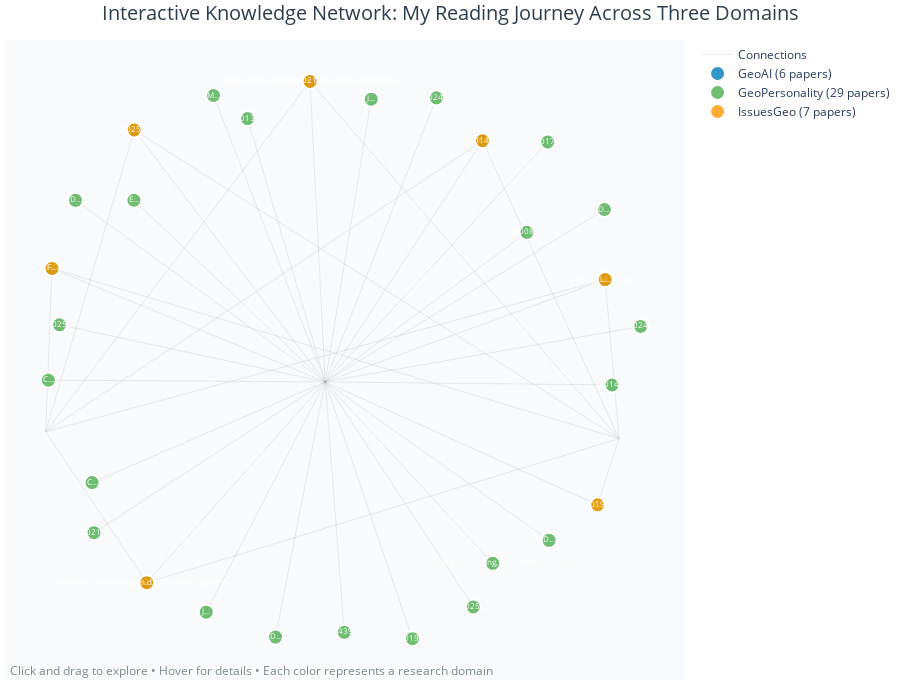

Write notebook code for a chart like this one.
### Code cell
# Create Interactive Network Visualization
def create_interactive_network(G, df_papers):
    """Create an interactive network visualization using Plotly"""
    
    # Calculate layout positions
    pos = nx.spring_layout(G, k=3, iterations=50, seed=42)
    
    # Prepare node traces
    node_traces = {}
    
    for domain in ['GeoAI', 'GeoPersonality', 'IssuesGeo']:
        domain_papers = df_papers[df_papers['domain'] == domain]
        node_traces[domain] = {
            'x': [],
            'y': [],
            'text': [],
            'customdata': [],
            'hovertemplate': []
        }
        
        for _, paper in domain_papers.iterrows():
            if paper['id'] in pos:
                x, y = pos[paper['id']]
                node_traces[domain]['x'].append(x)
                node_traces[domain]['y'].append(y)
                
                # Create hover text
                hover_text = f"<b>{paper['title']}</b><br>"
                hover_text += f"Author: {paper['author']}<br>"
                hover_text += f"Year: {paper['year']}<br>"
                hover_text += f"Venue: {paper['venue']}<br>"
                hover_text += f"Domain: {paper['domain']}"
                
                node_traces[domain]['text'].append(paper['title'][:50] + "...")
                node_traces[domain]['customdata'].append({
                    'title': paper['title'],
                    'author': paper['author'],
                    'year': paper['year'],
                    'venue': paper['venue'],
                    'citation': paper['full_citation'],
                    'url': paper['url']
                })
                node_traces[domain]['hovertemplate'].append(hover_text)
    
    # Create edge traces
    edge_x = []
    edge_y = []
    
    for edge in G.edges():
        if edge[0] in pos and edge[1] in pos:
            x0, y0 = pos[edge[0]]
            x1, y1 = pos[edge[1]]
            edge_x.extend([x0, x1, None])
            edge_y.extend([y0, y1, None])
    
    # Create the plotly figure
    fig = go.Figure()
    
    # Add edges
    fig.add_trace(go.Scatter(
        x=edge_x, y=edge_y,
        line=dict(width=0.5, color='rgba(125,125,125,0.3)'),
        hoverinfo='none',
        mode='lines',
        name='Connections'
    ))
    
    # Add nodes for each domain
    colors = ['#007cba', '#4CAF50', '#FF9800']
    domains = ['GeoAI', 'GeoPersonality', 'IssuesGeo']
    
    for i, domain in enumerate(domains):
        if node_traces[domain]['x']:  # Only add if there are papers
            fig.add_trace(go.Scatter(
                x=node_traces[domain]['x'],
                y=node_traces[domain]['y'],
                mode='markers+text',
                marker=dict(
                    size=15,
                    color=colors[i],
                    opacity=0.8,
                    line=dict(width=2, color='white')
                ),
                text=node_traces[domain]['text'],
                textposition="middle center",
                textfont=dict(size=8, color='white'),
                customdata=node_traces[domain]['customdata'],
                hovertemplate='<b>%{customdata.title}</b><br>' +
                             'Author: %{customdata.author}<br>' +
                             'Year: %{customdata.year}<br>' +
                             'Venue: %{customdata.venue}<br>' +
                             '<extra></extra>',
                name=f'{domain} ({len(node_traces[domain]["x"])} papers)',
                showlegend=True
            ))
    
    # Update layout
    fig.update_layout(
        title=dict(
            text="Interactive Knowledge Network: My Reading Journey Across Three Domains",
            x=0.5,
            font=dict(size=20, color='#2c3e50')
        ),
        showlegend=True,
        hovermode='closest',
        margin=dict(b=20,l=5,r=5,t=40),
        annotations=[ dict(
            text="Click and drag to explore • Hover for details • Each color represents a research domain",
            showarrow=False,
            xref="paper", yref="paper",
            x=0.005, y=-0.002,
            xanchor='left', yanchor='bottom',
            font=dict(color='#7f8c8d', size=12)
        )],
        xaxis=dict(showgrid=False, zeroline=False, showticklabels=False),
        yaxis=dict(showgrid=False, zeroline=False, showticklabels=False),
        plot_bgcolor='rgba(248,249,250,0.8)',
        height=700
    )
    
    return fig

# Create and display the interactive network
print("🎨 Creating interactive network visualization...")
fig_network = create_interactive_network(network_graph, df_papers)
fig_network.show()

print("✅ Interactive network created! Hover over nodes to see paper details.")

### Figure 1 — Plotly figure (JSON) as saved in the notebook; plotly's stock layout.template omitted (floating-point values rounded to 4 significant figures)
{"data": [{"hoverinfo": "none", "line": {"color": "rgba(125,125,125,0.3)", "width": 0.5}, "mode": "lines", "name": "Connections", "type": "scatter", "x": [-0.08788, -0.9575, null, -0.08788, -0.03799, null, -0.08788, 0.929, null, 0.8832, -0.9575, null, 0.8832, -0.03799, null, 0.8832, 0.929, null, -0.6251, -0.9575, null, -0.6251, -0.03799, null, -0.6251, 0.929, null, -0.9368, -0.9575, null, -0.9368, -0.03799, null, -0.9368, 0.929, null, 0.4796, -0.9575, null, 0.4796, -0.03799, null, 0.4796, 0.929, null, -0.6664, -0.9575, null, -0.6664, -0.03799, null, -0.6664, 0.929, null, 0.8582, -0.03799, null, 0.8582, 0.929, null, -0.4294, -0.03799, null, -0.6673, -0.03799, null, 0.5132, -0.03799, null, 0.4493, -0.03799, null, -0.8049, -0.03799, null, 0.1134, -0.03799, null, -0.9121, -0.03799, null, 0.249, -0.03799, null, 0.6987, -0.03799, null, -0.4054, -0.03799, null, 0.8808, -0.03799, null, -0.2013, -0.03799, null, 0.9059, -0.03799, null, -0.9489, -0.03799, null, -0.8595, -0.03799, null, -0.2934, -0.03799, null, 0.6257, -0.03799, null, 0.02464, -0.03799, null, 1, -0.03799, null, 0.6941, -0.03799, null, 0.3278, -0.03799, null, -0.7988, -0.03799, null], "y": [0.9494, -0.275, null, 0.9494, -0.1007, null, 0.9494, -0.2992, null, 0.2569, -0.275, null, 0.2569, -0.1007, null, 0.2569, -0.2992, null, -0.8025, -0.275, null, -0.8025, -0.1007, null, -0.8025, -0.2992, null, 0.2957, -0.275, null, 0.2957, -0.1007, null, 0.2957, -0.2992, null, 0.7419, -0.275, null, 0.7419, -0.1007, null, 0.7419, -0.2992, null, 0.7796, -0.275, null, 0.7796, -0.1007, null, 0.7796, -0.2992, null, -0.5304, -0.1007, null, -0.5304, -0.2992, null, -0.9056, -0.1007, null, 0.5339, -0.1007, null, -0.7349, -0.1007, null, -0.8872, -0.1007, null, -0.4527, -0.1007, null, 0.8871, -0.1007, null, 0.09867, -0.1007, null, -0.998, -0.1007, null, -0.6543, -0.1007, null, 0.9, -0.1007, null, 0.5016, -0.1007, null, -0.9926, -0.1007, null, -0.1117, -0.1007, null, -0.09464, -0.1007, null, 0.5337, -0.1007, null, 0.8195, -0.1007, null, 0.4221, -0.1007, null, -0.9759, -0.1007, null, 0.09305, -0.1007, null, 0.7379, -0.1007, null, 0.8919, -0.1007, null, -0.6276, -0.1007, null]}, {"customdata": [{"author": "Brown, C.", "citation": "Brown, C. F., Kazmierski, M. R., Pasquarella, V. J., Rucklidge, W. J., Samsikova, M., Zhang, C., Shelhamer, E., Lahera, E., Wiles, O., Ilyushchenko, S., Gorelick, N., Zhang, L. L., Alj, S., Schechter, E., Askay, S., Guinan, O., Moore, R., Boukouvalas, A., & Kohli, P. (2025).AlphaEarth Foundations: An embedding field model for accurate and efficient global mapping from sparse label data(No. arXiv:2507.22291). arXiv.https://doi.org/10.48550/arXiv.2507.22291", "title": "Brown, C. F., Kazmierski, M. R., Pasquarella, V. J., Rucklidge, W. J., Samsikova, M., Zhang, C., She...", "url": "https://doi.org/10.48550/arXiv.2507.22291", "venue": "AlphaEarth Foundations: An embedding field model for accurate and efficient global mapping from sparse label data", "year": 2025}, {"author": "Goodchild, M.", "citation": "Goodchild, M. F., & Janelle, D. G. (2004). Thinking Spatially in the Social Sciences. In M. F. Goodchild & D. G. Janelle (Eds.),Spatially Integrated Social Science(p. 0). Oxford University Press.https://doi.org/10.1093/oso/9780195152708.003.0001", "title": "G", "url": "https://doi.org/10.1093/oso/9780195152708.003.0001", "venue": "Spatially Integrated Social Science", "year": 2004}, {"author": "Goodchild, M.", "citation": "Goodchild, M. F., & Li, W. (2021). Replication across space and time must be weak in the social and environmental sciences.Proceedings of the National Academy of Sciences,118(35), e2015759118.https://doi.org/10.1073/pnas.2015759118", "title": "(2021)", "url": "https://doi.org/10.1073/pnas.2015759118", "venue": "Proceedings of the National Academy of Sciences", "year": 2021}, {"author": "Hu, Y.", "citation": "Hu, Y., Gao, S., Lunga, D., Li, W., Newsam, S., & Bhaduri, B. (2019). GeoAI at ACM SIGSPATIAL: Progress, challenges, and future directions.SIGSPATIAL Special,11(2), 5–15.https://doi.org/10.1145/3377000.3377002", "title": "(2019)", "url": "https://doi.org/10.1145/3377000.3377002", "venue": "SIGSPATIAL Special", "year": 2019}, {"author": "Janowicz, K.", "citation": "Janowicz, K., Gao, S., McKenzie, G., Hu, Y., & Bhaduri, B. (2020). GeoAI: Spatially explicit artificial intelligence techniques for geographic knowledge discovery and beyond.International Journal of Geographical Information Science,34(4), 625–636.https://doi.org/10.1080/13658816.2019.1684500", "title": "(2020)", "url": "https://doi.org/10.1080/13658816.2019.1684500", "venue": "International Journal of Geographical Information Science", "year": 2020}, {"author": "Jean, N.", "citation": "Jean, N., Wang, S., Samar, A., Azzari, G., Lobell, D., & Ermon, S. (2019). Tile2Vec: Unsupervised Representation Learning for Spatially Distributed Data.Proceedings of the AAAI Conference on Artificial Intelligence,33(01), 3967–3974.https://doi.org/10.1609/aaai.v33i01.33013967", "title": "(2019)", "url": "https://doi.org/10.1609/aaai.v33i01.33013967", "venue": "Proceedings of the AAAI Conference on Artificial Intelligence", "year": 2019}], "hovertemplate": "<b>%{customdata.title}</b><br>Author: %{customdata.author}<br>Year: %{customdata.year}<br>Venue: %{customdata.venue}<br><extra></extra>", "marker": {"color": "#007cba", "line": {"color": "white", "width": 2}, "opacity": 0.8, "size": 15}, "mode": "markers+text", "name": "GeoAI (6 papers)", "showlegend": true, "text": ["Brown, C. F., Kazmierski, M. R., Pasquarella, V. J...", "G...", "(2021)...", "(2019)...", "(2020)...", "(2019)..."], "textfont": {"color": "white", "size": 8}, "textposition": "middle center", "type": "scatter", "x": [-0.08788, 0.8832, -0.6251, -0.9368, 0.4796, -0.6664], "y": [0.9494, 0.2569, -0.8025, 0.2957, 0.7419, 0.7796]}, {"customdata": [{"author": "A theory of the emergence, persistence, and expression of geographic variation in psychological characteristics—University of Texas at Austin.", "citation": "A theory of the emergence, persistence, and expression of geographic variation in psychological characteristics—University of Texas at Austin. (n.d.). Retrieved August 31, 2025, fromhttps://search.lib.utexas.edu", "title": "A theory of the emergence, persistence, and expression of geographic variation in psychological char...", "url": "https://search.lib.utexas.edu", "venue": "A theory of the emergence, persistence, and expression of geographic variation in psychological characteristics—University of Texas at Austin", "year": null}, {"author": "Annual National Land Cover Database (NLCD) Collection 1 Products (ver.", "citation": "Annual National Land Cover Database (NLCD) Collection 1 Products (ver. 1.1, June 2025) | U.S. Geological Survey. (2025, January 18).https://www.usgs.gov/data/annual-national-land-cover-database-nlcd-collection-1-products", "title": "Geological Survey", "url": "https://www.usgs.gov/data/annual-national-land-cover-database-nlcd-collection-1-products", "venue": "Annual National Land Cover Database (NLCD) Collection 1 Products (ver. 1.1, June 2025) | U.S. Geological Survey", "year": null}, {"author": "Biljecki, F.", "citation": "Biljecki, F., & Ito, K. (2021). Street view imagery in urban analytics and GIS: A review.Landscape and Urban Planning,215, 104217.https://doi.org/10.1016/j.landurbplan.2021.104217", "title": "(2021)", "url": "https://doi.org/10.1016/j.landurbplan.2021.104217", "venue": "Landscape and Urban Planning", "year": 2021}, {"author": "Divided we stand: Three psychological regions of the United States and their political, economic, social, and health correlates.", "citation": "Divided we stand: Three psychological regions of the United States and their political, economic, social, and health correlates. - EBSCO. (n.d.). Retrieved August 31, 2025, fromhttps://research-ebsco-com.ezproxy.lib.utexas.edu/c/h67heq/viewer/pdf/5ifnwfqlhr?route=details", "title": "- EBSCO", "url": "https://research-ebsco-com.ezproxy.lib.utexas.edu/c/h67heq/viewer/pdf/5ifnwfqlhr?route=details", "venue": "Divided we stand: Three psychological regions of the United States and their political, economic, social, and health correlates. - EBSCO", "year": null}, {"author": "Ebert, T.", "citation": "Ebert, T., Gebauer, Jochen. E., Brenner, T., Bleidorn, W., Gosling, S. D., Potter, J., & Rentfrow, P. J. (2022). Are Regional Differences in Psychological Characteristics and Their Correlates Robust? Applying Spatial-Analysis Techniques to Examine Regional Variation in Personality.Perspectives on Psychological Science,17(2), 407–441.https://doi.org/10.1177/1745691621998326", "title": "J", "url": "https://doi.org/10.1177/1745691621998326", "venue": "Perspectives on Psychological Science", "year": 2022}, {"author": "Götz, F.", "citation": "Götz, F. M., Ebert, T., Gosling, S. D., Obschonka, M., Potter, J., & Rentfrow, P. J. (2021). Local housing market dynamics predict rapid shifts in cultural openness: A 9-year study across 199 cities.American Psychologist,76(6), 947–961.https://doi.org/10.1037/amp0000812", "title": "J", "url": "https://doi.org/10.1037/amp0000812", "venue": "American Psychologist", "year": 2021}, {"author": "Götz, F.", "citation": "Götz, F. M., Gosling, S. D., & Rentfrow, P. J. (2022). Small Effects: The Indispensable Foundation for a Cumulative Psychological Science.Perspectives on Psychological Science,17(1), 205–215.https://doi.org/10.1177/1745691620984483", "title": "J", "url": "https://doi.org/10.1177/1745691620984483", "venue": "Perspectives on Psychological Science", "year": 2022}, {"author": "Götz, F.", "citation": "Götz, F. M., Gosling, S. D., & Rentfrow, P. J. (2024). Effect sizes and what to make of them.Nature Human Behaviour,8(5), 798–800.https://doi.org/10.1038/s41562-024-01858-z", "title": "J", "url": "https://doi.org/10.1038/s41562-024-01858-z", "venue": "Nature Human Behaviour", "year": 2024}, {"author": "Götz, F.", "citation": "Götz, F. M., Montello, D. R., Varnum, M. E. W., Luca, D., & Kenrick, D. T. (2025). A unified framework integrating psychology and geography.Nature Human Behaviour, 1–13.https://doi.org/10.1038/s41562-025-02237-y", "title": "E", "url": "https://doi.org/10.1038/s41562-025-02237-y", "venue": "Nature Human Behaviour", "year": 2025}, {"author": "Ito, K.", "citation": "Ito, K., Kang, Y., Gosling, S. D., Potter, J., Yao, X., & Biljecki, F. (n.d.).Uncovering the Associations between Human Big Five Personality Traits and Built Environment Characteristics from Street View Imagery.", "title": "Ito, K., Kang, Y., Gosling, S. D., Potter, J., Yao, X., & Biljecki, F. (n.d.).Uncovering the Associa...", "url": null, "venue": "Uncovering the Associations between Human Big Five Personality Traits and Built Environment Characteristics from Street View Imagery", "year": null}, {"author": "Ito, K.", "citation": "Ito, K., Zhu, Y., Abdelrahman, M., Liang, X., Fan, Z., Hou, Y., Zhao, T., Ma, R., Fujiwara, K., Ouyang, J., Quintana, M., & Biljecki, F. (2025). ZenSVI: An open-source software for the integrated acquisition, processing and analysis of street view imagery towards scalable urban science.Computers, Environment and Urban Systems,119, 102283.https://doi.org/10.1016/j.compenvurbsys.2025.102283", "title": "(2025)", "url": "https://doi.org/10.1016/j.compenvurbsys.2025.102283", "venue": "Computers, Environment and Urban Systems", "year": 2025}, {"author": "Jiang, S.", "citation": "Jiang, S., Alves, A., Rodrigues, F., Ferreira, J., & Pereira, F. C. (2015). Mining point-of-interest data from social networks for urban land use classification and disaggregation.Computers, Environment and Urban Systems,53, 36–46.https://doi.org/10.1016/j.compenvurbsys.2014.12.001", "title": "C", "url": "https://doi.org/10.1016/j.compenvurbsys.2014.12.001", "venue": "Computers, Environment and Urban Systems", "year": 2015}, {"author": "Jokela, M.", "citation": "Jokela, M., Bleidorn, W., Lamb, M. E., Gosling, S. D., & Rentfrow, P. J. (2015). Geographically varying associations between personality and life satisfaction in the London metropolitan area.Proceedings of the National Academy of Sciences,112(3), 725–730.https://doi.org/10.1073/pnas.1415800112", "title": "J", "url": "https://doi.org/10.1073/pnas.1415800112", "venue": "Proceedings of the National Academy of Sciences", "year": 2015}, {"author": "Liu, L.", "citation": "Liu, L., Gu, X., Lan, M., Zhou, H., Chen, D., & Su, Z. (2025). Capturing the spatial arrangement of POIs in crime modeling.Computers, Environment and Urban Systems,117, 102245.https://doi.org/10.1016/j.compenvurbsys.2024.102245", "title": "(2025)", "url": "https://doi.org/10.1016/j.compenvurbsys.2024.102245", "venue": "Computers, Environment and Urban Systems", "year": 2025}, {"author": "Liu, X.", "citation": "Liu, X., Andris, C., & Rahimi, S. (2019). Place niche and its regional variability: Measuring spatial context patterns for points of interest with representation learning.Computers, Environment and Urban Systems,75, 146–160.https://doi.org/10.1016/j.compenvurbsys.2019.01.011", "title": "(2019)", "url": "https://doi.org/10.1016/j.compenvurbsys.2019.01.011", "venue": "Computers, Environment and Urban Systems", "year": 2019}, {"author": "Mewes, L.", "citation": "Mewes, L., Ebert, T., Obschonka, M., Rentfrow, P. J., Potter, J., & Gosling, S. D. (2022). Psychological Openness and the Emergence of Breakthrough vs. Incremental Innovations: A Regional Perspective.Economic Geography,98(4), 379–410.https://doi.org/10.1080/00130095.2022.2049228", "title": "D", "url": "https://doi.org/10.1080/00130095.2022.2049228", "venue": "Economic Geography", "year": 2022}, {"author": "Militaru, I.", "citation": "Militaru, I. E., Serapio-García, G., Ebert, T., Kong, W., Gosling, S. D., Potter, J., Rentfrow, P. J., & Götz, F. M. (2024). The lay of the land: Associations between environmental features and personality.Journal of Personality,92(1), 88–110.https://doi.org/10.1111/jopy.12822", "title": "M", "url": "https://doi.org/10.1111/jopy.12822", "venue": "Journal of Personality", "year": 2024}, {"author": "Obschonka, M.", "citation": "Obschonka, M., Stuetzer, M., Rentfrow, P. J., Potter, J., & Gosling, S. D. (2017). Did Strategic Bombing in the Second World War Lead to ‘German Angst’? A Large-scale Empirical Test Across 89 German Cities.European Journal of Personality,31(3), 234–257.https://doi.org/10.1002/per.2104", "title": "D", "url": "https://doi.org/10.1002/per.2104", "venue": "European Journal of Personality", "year": 2017}, {"author": "Obschonka, M.", "citation": "Obschonka, M., Stuetzer, M., Rentfrow, P. J., Shaw-Taylor, L., Satchell, M., Silbereisen, R. K., Potter, J., & Gosling, S. D. (2018). In the shadow of coal: How large-scale industries contributed to present-day regional differences in personality and well-being.Journal of Personality and Social Psychology,115(5), 903–927.https://doi.org/10.1037/pspp0000175", "title": "D", "url": "https://doi.org/10.1037/pspp0000175", "venue": "Journal of Personality and Social Psychology", "year": 2018}, {"author": "Pei, T.", "citation": "Pei, T., Sobolevsky, S., Ratti, C., Shaw, S.-L., Li, T., & Zhou, C. (2014). A new insight into land use classification based on aggregated mobile phone data.International Journal of Geographical Information Science,28(9), 1988–2007.https://doi.org/10.1080/13658816.2014.913794", "title": "(2014)", "url": "https://doi.org/10.1080/13658816.2014.913794", "venue": "International Journal of Geographical Information Science", "year": 2014}, {"author": "Peters, H.", "citation": "Peters, H., Götz, F. M., Ebert, T., Müller, S. R., Rentfrow, P. J., Gosling, S. D., Obschonka, M., Ames, D., Potter, J., & Matz, S. C. (2023). Regional personality differences predict variation in early COVID-19 infections and mobility patterns indicative of social distancing.Journal of Personality and Social Psychology,124(4), 848–872.https://doi.org/10.1037/pspp0000439", "title": "C", "url": "https://doi.org/10.1037/pspp0000439", "venue": "Journal of Personality and Social Psychology", "year": 2023}, {"author": "Rentfrow, P.", "citation": "Rentfrow, P. J., & Gosling, S. D. (2021). Putting personality in its place: A geographical perspective on personality traits. InHandbook of personality: Theory and research, 4th ed(pp. 824–836). The Guilford Press.", "title": "D", "url": null, "venue": "Handbook of personality: Theory and research, 4th ed", "year": 2021}, {"author": "Rentfrow, P.", "citation": "Rentfrow, P. J., Gosling, S. D., Jokela, M., Stillwell, D. J., Kosinski, M., & Potter, J. (2013). Divided we stand: Three psychological regions of the United States and their political, economic, social, and health correlates.Journal of Personality and Social Psychology,105(6), 996–1012.https://doi.org/10.1037/a0034434", "title": "(2013)", "url": "https://doi.org/10.1037/a0034434", "venue": "Journal of Personality and Social Psychology", "year": 2013}, {"author": "Rentfrow, P.", "citation": "Rentfrow, P. J., Gosling, S. D., & Potter, J. (2008). A Theory of the Emergence, Persistence, and Expression of Geographic Variation in Psychological Characteristics.Perspectives on Psychological Science: A Journal of the Association for Psychological Science,3(5), 339–369.https://doi.org/10.1111/j.1745-6924.2008.00084.x", "title": "(2008)", "url": "https://doi.org/10.1111/j.1745-6924.2008.00084.x", "venue": "Perspectives on Psychological Science: A Journal of the Association for Psychological Science", "year": 2008}, {"author": "Stuetzer, M.", "citation": "Stuetzer, M., Brodeur, A., Obschonka, M., Audretsch, D. B., Rentfrow, J., Potter, J., & Gosling, S. (2022).A Golden Opportunity: The Gold Rush, Entrepreneurship and Culture(SSRN Scholarly Paper No. 4114397). Social Science Research Network.https://papers.ssrn.com/abstract=4114397", "title": "4114397)", "url": "https://papers.ssrn.com/abstract=4114397", "venue": "A Golden Opportunity: The Gold Rush, Entrepreneurship and Culture", "year": 2022}, {"author": "Tolan, J.", "citation": "Tolan, J., Yang, H.-I., Nosarzewski, B., Couairon, G., Vo, H., Brandt, J., Spore, J., Majumdar, S., Haziza, D., Vamaraju, J., Moutakanni, T., Bojanowski, P., Johns, T., White, B., Tiecke, T., & Couprie, C. (2024). Very high resolution canopy height maps from RGB imagery using self-supervised vision transformer and convolutional decoder trained on Aerial Lidar.Remote Sensing of Environment,300, 113888.https://doi.org/10.1016/j.rse.2023.113888", "title": "(2024)", "url": "https://doi.org/10.1016/j.rse.2023.113888", "venue": "Remote Sensing of Environment", "year": 2024}, {"author": "Wei, W.", "citation": "Wei, W., Lu, J. G., Galinsky, A. D., Wu, H., Gosling, S. D., Rentfrow, P. J., Yuan, W., Zhang, Q., Guo, Y., Zhang, M., Gui, W., Guo, X.-Y., Potter, J., Wang, J., Li, B., Li, X., Han, Y.-M., Lv, M., Guo, X.-Q., … Wang, L. (2017). Regional ambient temperature is associated with human personality.Nature Human Behaviour,1(12), 890–895.https://doi.org/10.1038/s41562-017-0240-0", "title": "(2017)", "url": "https://doi.org/10.1038/s41562-017-0240-0", "venue": "Nature Human Behaviour", "year": 2017}, {"author": "Xu, W.", "citation": "Xu, W., Wang, Z., Attia, N., Attia, Y., Zhang, Y., & Zong, H. (2024). An experienced racial-ethnic diversity dataset in the United States using human mobility data.Scientific Data,11(1), 638.https://doi.org/10.1038/s41597-024-03490-y", "title": "(2024)", "url": "https://doi.org/10.1038/s41597-024-03490-y", "venue": "Scientific Data", "year": 2024}, {"author": "Zhang, F.", "citation": "Zhang, F., Fan, Z., Kang, Y., Hu, Y., & Ratti, C. (2021). “Perception bias”: Deciphering a mismatch between urban crime and perception of safety.Landscape and Urban Planning,207, 104003.https://doi.org/10.1016/j.landurbplan.2020.104003", "title": "(2021)", "url": "https://doi.org/10.1016/j.landurbplan.2020.104003", "venue": "Landscape and Urban Planning", "year": 2021}], "hovertemplate": "<b>%{customdata.title}</b><br>Author: %{customdata.author}<br>Year: %{customdata.year}<br>Venue: %{customdata.venue}<br><extra></extra>", "marker": {"color": "#4CAF50", "line": {"color": "white", "width": 2}, "opacity": 0.8, "size": 15}, "mode": "markers+text", "name": "GeoPersonality (29 papers)", "showlegend": true, "text": ["A theory of the emergence, persistence, and expres...", "Geological Survey...", "(2021)...", "- EBSCO...", "J...", "J...", "J...", "J...", "E...", "Ito, K., Kang, Y., Gosling, S. D., Potter, J., Yao...", "(2025)...", "C...", "J...", "(2025)...", "(2019)...", "D...", "M...", "D...", "D...", "(2014)...", "C...", "D...", "(2013)...", "(2008)...", "4114397)...", "(2024)...", "(2017)...", "(2024)...", "(2021)..."], "textfont": {"color": "white", "size": 8}, "textposition": "middle center", "type": "scatter", "x": [-0.08788, 0.8832, -0.6251, -0.9368, 0.4796, -0.6664, 0.8582, -0.4294, -0.6673, 0.5132, 0.4493, -0.8049, 0.1134, -0.9121, 0.249, 0.6987, -0.4054, 0.8808, -0.2013, 0.9059, -0.9489, -0.8595, -0.2934, 0.6257, 0.02464, 1, 0.6941, 0.3278, -0.7988], "y": [0.9494, 0.2569, -0.8025, 0.2957, 0.7419, 0.7796, -0.5304, -0.9056, 0.5339, -0.7349, -0.8872, -0.4527, 0.8871, 0.09867, -0.998, -0.6543, 0.9, 0.5016, -0.9926, -0.1117, -0.09464, 0.5337, 0.8195, 0.4221, -0.9759, 0.09305, 0.7379, 0.8919, -0.6276]}, {"customdata": [{"author": "Cox, K.", "citation": "Cox, K. (2021). Human and physical geography and the question of space.Belgeo. Revue Belge de Géographie,4.https://doi.org/10.4000/belgeo.52790", "title": "(2021)", "url": "https://doi.org/10.4000/belgeo.52790", "venue": "Belgeo. Revue Belge de Géographie", "year": 2021}, {"author": "Fluri, J.", "citation": "Fluri, J. L. (2021). Political geography 1: Extractions.Progress in Human Geography,45(4), 855–865.https://doi.org/10.1177/0309132520970258", "title": "L", "url": "https://doi.org/10.1177/0309132520970258", "venue": "Progress in Human Geography", "year": 2021}, {"author": "GeostatsPy_bootstrap.", "citation": "GeostatsPy_bootstrap. (n.d.). Retrieved September 10, 2025, fromhttp://localhost:8888/notebooks/textbook/GeostatsPy_bootstrap.ipynb", "title": "GeostatsPy_bootstrap. (n.d.). Retrieved September 10, 2025, fromhttp://localhost:8888/notebooks/text...", "url": "http://localhost:8888/notebooks/textbook/GeostatsPy_bootstrap.ipynb", "venue": "GeostatsPy_bootstrap", "year": null}, {"author": "Goodchild, M.", "citation": "Goodchild, M. F. (2011). Scale in GIS: An overview.Geomorphology,130(1), 5–9.https://doi.org/10.1016/j.geomorph.2010.10.004", "title": "F", "url": "https://doi.org/10.1016/j.geomorph.2010.10.004", "venue": "Geomorphology", "year": 2011}, {"author": "Kobayashi, A.", "citation": "Kobayashi, A. (2014). The Dialectic of Race and the Discipline of Geography.Annals of the Association of American Geographers,104(6), 1101–1115.https://doi.org/10.1080/00045608.2014.958388", "title": "(2014)", "url": "https://doi.org/10.1080/00045608.2014.958388", "venue": "Annals of the Association of American Geographers", "year": 2014}, {"author": "Lin, Y.", "citation": "Lin, Y., & Kim, J. (2025). Pillars of GeoAI in Human Geography. In X. Huang, S. Wang, J. Wilson, & P. Kedron (Eds.),GeoAI and Human Geography: The Dawn of a New Spatial Intelligence Era(pp. 29–40). Springer Nature Switzerland.https://doi.org/10.1007/978-3-031-87421-5_3", "title": "(2025)", "url": "https://doi.org/10.1007/978-3-031-87421-5_3", "venue": "GeoAI and Human Geography: The Dawn of a New Spatial Intelligence Era", "year": 2025}, {"author": "Mansfield, B.", "citation": "Mansfield, B., Lave, R., McSweeney, K., Bonds, A., Cockburn, J., Domosh, M., Hamilton, T., Hawkins, R., Hessl, A., Munroe, D., Ojeda, D., & Radel, C. (2019). It’s time to recognize how men’s careers benefit from sexually harassing women in academia.Human Geography,12(1), 82–87.https://doi.org/10.1177/194277861901200110", "title": "(2019)", "url": "https://doi.org/10.1177/194277861901200110", "venue": "Human Geography", "year": 2019}], "hovertemplate": "<b>%{customdata.title}</b><br>Author: %{customdata.author}<br>Year: %{customdata.year}<br>Venue: %{customdata.venue}<br><extra></extra>", "marker": {"color": "#FF9800", "line": {"color": "white", "width": 2}, "opacity": 0.8, "size": 15}, "mode": "markers+text", "name": "IssuesGeo (7 papers)", "showlegend": true, "text": ["(2021)...", "L...", "GeostatsPy_bootstrap. (n.d.). Retrieved September ...", "F...", "(2014)...", "(2025)...", "(2019)..."], "textfont": {"color": "white", "size": 8}, "textposition": "middle center", "type": "scatter", "x": [-0.08788, 0.8832, -0.6251, -0.9368, 0.4796, -0.6664, 0.8582], "y": [0.9494, 0.2569, -0.8025, 0.2957, 0.7419, 0.7796, -0.5304]}], "layout": {"annotations": [{"font": {"color": "#7f8c8d", "size": 12}, "showarrow": false, "text": "Click and drag to explore • Hover for details • Each color represents a research domain", "x": 0.005, "xanchor": "left", "xref": "paper", "y": -0.002, "yanchor": "bottom", "yref": "paper"}], "height": 700, "hovermode": "closest", "margin": {"b": 20, "l": 5, "r": 5, "t": 40}, "plot_bgcolor": "rgba(248,249,250,0.8)", "showlegend": true, "title": {"font": {"color": "#2c3e50", "size": 20}, "text": "Interactive Knowledge Network: My Reading Journey Across Three Domains", "x": 0.5}, "xaxis": {"showgrid": false, "showticklabels": false, "zeroline": false}, "yaxis": {"showgrid": false, "showticklabels": false, "zeroline": false}}}
